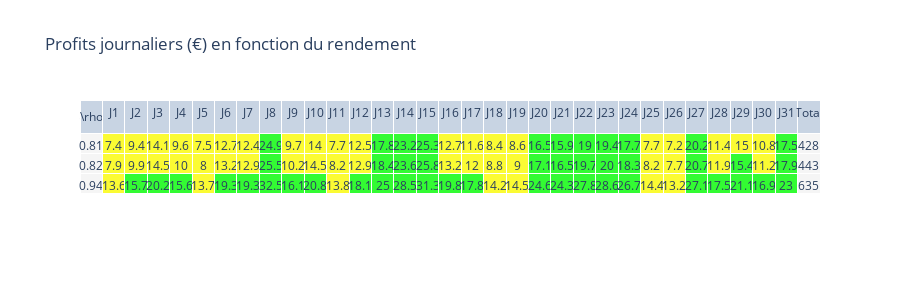

Notebook code cell kept with this figure:
### Code cell
visualize_profit(df,pho=[0.81,0.82,0.945])

### Figure 1 — Plotly figure (JSON) as saved in the notebook; plotly's stock layout.template omitted (floating-point values rounded to 4 significant figures)
{"data": [{"cells": {"fill": {"color": ["rgb(245, 245, 245)", ["rgba(250, 250, 0, 0.8)", "rgba(250, 250, 0, 0.8)", "rgba(250, 250, 0, 0.8)"], ["rgba(250, 250, 0, 0.8)", "rgba(250, 250, 0, 0.8)", "rgba(0, 250, 0, 0.8)"], ["rgba(250, 250, 0, 0.8)", "rgba(250, 250, 0, 0.8)", "rgba(0, 250, 0, 0.8)"], ["rgba(250, 250, 0, 0.8)", "rgba(250, 250, 0, 0.8)", "rgba(0, 250, 0, 0.8)"], ["rgba(250, 250, 0, 0.8)", "rgba(250, 250, 0, 0.8)", "rgba(250, 250, 0, 0.8)"], ["rgba(250, 250, 0, 0.8)", "rgba(250, 250, 0, 0.8)", "rgba(0, 250, 0, 0.8)"], ["rgba(250, 250, 0, 0.8)", "rgba(250, 250, 0, 0.8)", "rgba(0, 250, 0, 0.8)"], ["rgba(0, 250, 0, 0.8)", "rgba(0, 250, 0, 0.8)", "rgba(0, 250, 0, 0.8)"], ["rgba(250, 250, 0, 0.8)", "rgba(250, 250, 0, 0.8)", "rgba(0, 250, 0, 0.8)"], ["rgba(250, 250, 0, 0.8)", "rgba(250, 250, 0, 0.8)", "rgba(0, 250, 0, 0.8)"], ["rgba(250, 250, 0, 0.8)", "rgba(250, 250, 0, 0.8)", "rgba(250, 250, 0, 0.8)"], ["rgba(250, 250, 0, 0.8)", "rgba(250, 250, 0, 0.8)", "rgba(0, 250, 0, 0.8)"], ["rgba(0, 250, 0, 0.8)", "rgba(0, 250, 0, 0.8)", "rgba(0, 250, 0, 0.8)"], ["rgba(0, 250, 0, 0.8)", "rgba(0, 250, 0, 0.8)", "rgba(0, 250, 0, 0.8)"], ["rgba(0, 250, 0, 0.8)", "rgba(0, 250, 0, 0.8)", "rgba(0, 250, 0, 0.8)"], ["rgba(250, 250, 0, 0.8)", "rgba(250, 250, 0, 0.8)", "rgba(0, 250, 0, 0.8)"], ["rgba(250, 250, 0, 0.8)", "rgba(250, 250, 0, 0.8)", "rgba(0, 250, 0, 0.8)"], ["rgba(250, 250, 0, 0.8)", "rgba(250, 250, 0, 0.8)", "rgba(250, 250, 0, 0.8)"], ["rgba(250, 250, 0, 0.8)", "rgba(250, 250, 0, 0.8)", "rgba(250, 250, 0, 0.8)"], ["rgba(0, 250, 0, 0.8)", "rgba(0, 250, 0, 0.8)", "rgba(0, 250, 0, 0.8)"], ["rgba(0, 250, 0, 0.8)", "rgba(0, 250, 0, 0.8)", "rgba(0, 250, 0, 0.8)"], ["rgba(0, 250, 0, 0.8)", "rgba(0, 250, 0, 0.8)", "rgba(0, 250, 0, 0.8)"], ["rgba(0, 250, 0, 0.8)", "rgba(0, 250, 0, 0.8)", "rgba(0, 250, 0, 0.8)"], ["rgba(0, 250, 0, 0.8)", "rgba(0, 250, 0, 0.8)", "rgba(0, 250, 0, 0.8)"], ["rgba(250, 250, 0, 0.8)", "rgba(250, 250, 0, 0.8)", "rgba(250, 250, 0, 0.8)"], ["rgba(250, 250, 0, 0.8)", "rgba(250, 250, 0, 0.8)", "rgba(250, 250, 0, 0.8)"], ["rgba(0, 250, 0, 0.8)", "rgba(0, 250, 0, 0.8)", "rgba(0, 250, 0, 0.8)"], ["rgba(250, 250, 0, 0.8)", "rgba(250, 250, 0, 0.8)", "rgba(0, 250, 0, 0.8)"], ["rgba(250, 250, 0, 0.8)", "rgba(0, 250, 0, 0.8)", "rgba(0, 250, 0, 0.8)"], ["rgba(250, 250, 0, 0.8)", "rgba(250, 250, 0, 0.8)", "rgba(0, 250, 0, 0.8)"], ["rgba(0, 250, 0, 0.8)", "rgba(0, 250, 0, 0.8)", "rgba(0, 250, 0, 0.8)"], "rgb(245, 245, 245)"]}, "values": [[0.81, 0.82, 0.94], [7.4, 7.9, 13.6], [9.4, 9.9, 15.7], [14.1, 14.5, 20.2], [9.6, 10, 15.6], [7.5, 8, 13.7], [12.7, 13.2, 19.3], [12.4, 12.9, 19.3], [24.9, 25.5, 32.5], [9.7, 10.2, 16.1], [14, 14.5, 20.8], [7.7, 8.2, 13.8], [12.5, 12.9, 18.1], [17.8, 18.4, 25], [23.2, 23.6, 28.5], [25.3, 25.8, 31.3], [12.7, 13.2, 19.8], [11.6, 12, 17.8], [8.4, 8.8, 14.2], [8.6, 9, 14.5], [16.5, 17.1, 24.6], [15.9, 16.5, 24.3], [19, 19.7, 27.8], [19.4, 20, 28.6], [17.7, 18.3, 26.7], [7.7, 8.2, 14.4], [7.2, 7.7, 13.2], [20.2, 20.7, 27.1], [11.4, 11.9, 17.5], [15, 15.4, 21.1], [10.8, 11.2, 16.9], [17.5, 17.9, 23], [428, 443, 635]]}, "header": {"values": ["$\\rho$", "J1", "J2", "J3", "J4", "J5", "J6", "J7", "J8", "J9", "J10", "J11", "J12", "J13", "J14", "J15", "J16", "J17", "J18", "J19", "J20", "J21", "J22", "J23", "J24", "J25", "J26", "J27", "J28", "J29", "J30", "J31", "Total"]}, "type": "table"}], "layout": {"height": 290, "title": {"text": "Profits journaliers (€) en fonction du rendement"}}}
